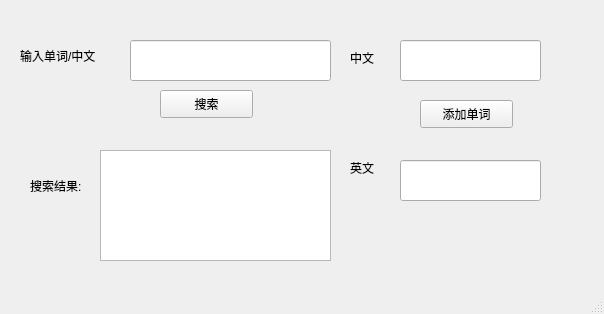
<?xml version="1.0" encoding="UTF-8"?>
<ui version="4.0">
 <class>Dictionary</class>
 <widget class="QMainWindow" name="Dictionary">
  <property name="geometry">
   <rect>
    <x>0</x>
    <y>0</y>
    <width>604</width>
    <height>314</height>
   </rect>
  </property>
  <property name="windowTitle">
   <string>MainWindow</string>
  </property>
  <widget class="QWidget" name="centralwidget">
   <widget class="QLineEdit" name="searchText">
    <property name="geometry">
     <rect>
      <x>130</x>
      <y>40</y>
      <width>201</width>
      <height>41</height>
     </rect>
    </property>
    <property name="font">
     <font>
      <pointsize>16</pointsize>
     </font>
    </property>
    <property name="text">
     <string/>
    </property>
   </widget>
   <widget class="QLabel" name="label">
    <property name="geometry">
     <rect>
      <x>20</x>
      <y>40</y>
      <width>101</width>
      <height>31</height>
     </rect>
    </property>
    <property name="text">
     <string>输入单词/中文</string>
    </property>
   </widget>
   <widget class="QTextBrowser" name="textBrowser">
    <property name="geometry">
     <rect>
      <x>100</x>
      <y>150</y>
      <width>231</width>
      <height>111</height>
     </rect>
    </property>
    <property name="font">
     <font>
      <pointsize>16</pointsize>
     </font>
    </property>
   </widget>
   <widget class="QLabel" name="label_2">
    <property name="geometry">
     <rect>
      <x>30</x>
      <y>170</y>
      <width>81</width>
      <height>31</height>
     </rect>
    </property>
    <property name="text">
     <string>搜索结果:</string>
    </property>
   </widget>
   <widget class="QPushButton" name="searchButton">
    <property name="geometry">
     <rect>
      <x>160</x>
      <y>90</y>
      <width>93</width>
      <height>28</height>
     </rect>
    </property>
    <property name="text">
     <string>搜索</string>
    </property>
   </widget>
   <widget class="QPushButton" name="addButton">
    <property name="geometry">
     <rect>
      <x>420</x>
      <y>100</y>
      <width>93</width>
      <height>28</height>
     </rect>
    </property>
    <property name="text">
     <string>添加单词</string>
    </property>
   </widget>
   <widget class="QLabel" name="label_3">
    <property name="geometry">
     <rect>
      <x>350</x>
      <y>50</y>
      <width>72</width>
      <height>15</height>
     </rect>
    </property>
    <property name="text">
     <string>中文</string>
    </property>
   </widget>
   <widget class="QLineEdit" name="chText">
    <property name="geometry">
     <rect>
      <x>400</x>
      <y>40</y>
      <width>141</width>
      <height>41</height>
     </rect>
    </property>
    <property name="font">
     <font>
      <pointsize>16</pointsize>
     </font>
    </property>
   </widget>
   <widget class="QLabel" name="label_4">
    <property name="geometry">
     <rect>
      <x>350</x>
      <y>160</y>
      <width>41</width>
      <height>16</height>
     </rect>
    </property>
    <property name="text">
     <string>英文</string>
    </property>
   </widget>
   <widget class="QLineEdit" name="enText">
    <property name="geometry">
     <rect>
      <x>400</x>
      <y>160</y>
      <width>141</width>
      <height>41</height>
     </rect>
    </property>
    <property name="font">
     <font>
      <pointsize>16</pointsize>
     </font>
    </property>
   </widget>
  </widget>
  <widget class="QStatusBar" name="statusbar"/>
 </widget>
 <resources/>
 <connections/>
</ui>
